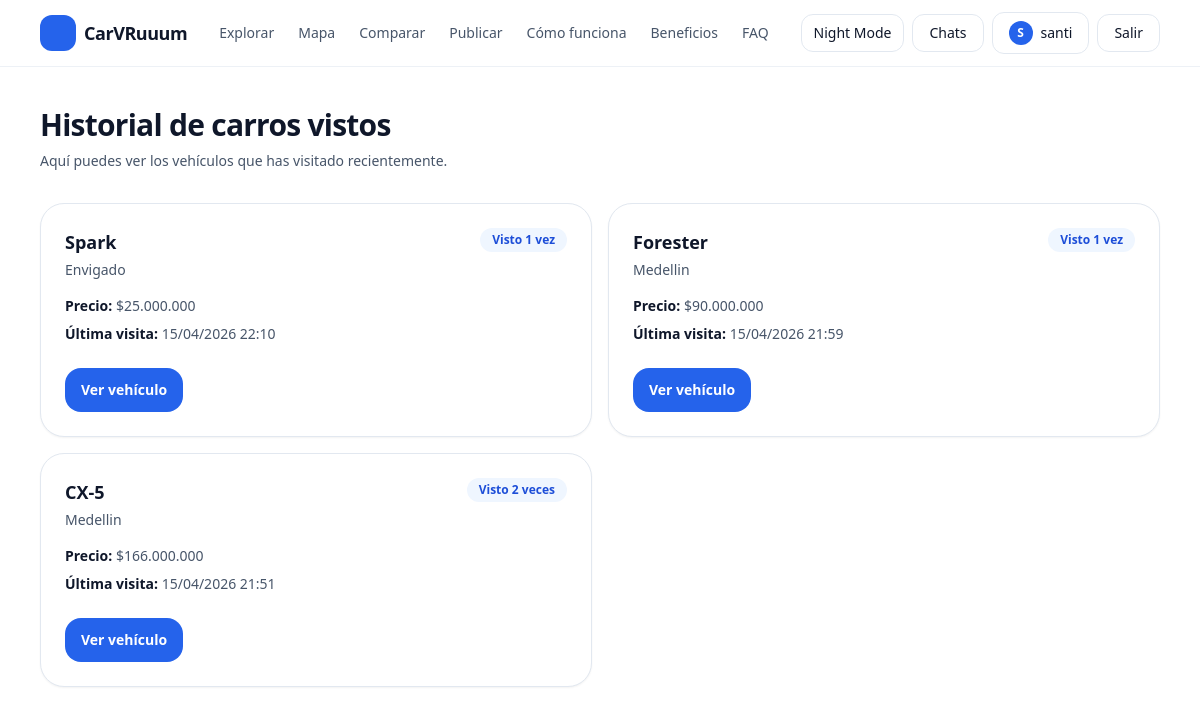
/cars/history/ (signed in), run on the app's committed database.
### cars/models.py (models this page shows, shortened)
class CarViewHistory(models.Model):
    user = models.ForeignKey(User, on_delete=models.CASCADE, related_name="view_history")
    car = models.ForeignKey("Car", on_delete=models.CASCADE, related_name="viewed_by")
    first_viewed_at = models.DateTimeField(auto_now_add=True)
    last_viewed_at = models.DateTimeField(default=timezone.now)
    times_viewed = models.PositiveIntegerField(default=1)
    class Meta:
        unique_together = ("user", "car")
        ordering = ["-last_viewed_at"]

class Car(models.Model):
    owner = models.ForeignKey(settings.AUTH_USER_MODEL, on_delete=models.CASCADE, related_name="cars")
    make = models.CharField(max_length=60)
    model = models.CharField(max_length=60)
    year = models.PositiveIntegerField(validators=[MinValueValidator(1950), MaxValueValidator(2100)])
    price = models.PositiveIntegerField(validators=[MinValueValidator(0)])
    mileage_km = models.PositiveIntegerField(default=0, validators=[MinValueValidator(0)])
    is_sold = models.BooleanField(default=False)
    sold_at = models.DateTimeField(blank=True, null=True)
    city = models.CharField(max_length=80, blank=True, default="")
    description = models.TextField(blank=True, default="")
    is_active = models.BooleanField(default=True)
    created_at = models.DateTimeField(auto_now_add=True)
    class Meta:
        ordering = ["-created_at"]

### cars/views.py (the view)
# urls.py: path("history/", views.viewed_history, name="viewed_history"),
@login_required
def viewed_history(request):
    history = CarViewHistory.objects.filter(
        user=request.user,
        car__is_active=True
    ).select_related("car")
    return render(request, "cars/history.html", {
        "history": history
    })

### cars/templates/cars/history.html (shortened to what this page needs)
{% extends "base.html" %}
{% block content %}
<section class="mx-auto max-w-6xl px-4 py-10">
  <div class="flex items-center justify-between gap-4">
    <div>
      <h1 class="text-3xl font-bold tracking-tight">Historial de carros vistos</h1>
      <p class="mt-2 text-sm text-slate-600 dark:text-slate-300">
        Aquí puedes ver los vehículos que has visitado recientemente.
      </p>
    </div>
  </div>
  {% if history %}
    <div class="mt-8 grid gap-4 md:grid-cols-2 xl:grid-cols-3">
      {% for item in history %}
        <article class="rounded-3xl border border-slate-200 bg-white p-6 shadow-sm transition hover:-translate-y-1 hover:shadow-md dark:border-slate-800 dark:bg-slate-900">
          <div class="flex items-start justify-between gap-3">
            <div>
              <h2 class="text-lg font-bold text-slate-900 dark:text-white">
                {{ item.car.brand }} {{ item.car.model }}
              </h2>
              <p class="mt-1 text-sm text-slate-600 dark:text-slate-300">
                {{ item.car.city }}
              </p>
            </div>
            <span class="rounded-full bg-blue-50 px-3 py-1 text-xs font-semibold text-blue-700 dark:bg-blue-950/40 dark:text-blue-300">
              Visto {{ item.times_viewed }} {% if item.times_viewed == 1 %}vez{% else %}veces{% endif %}
            </span>
          </div>
          <div class="mt-4 space-y-2 text-sm text-slate-600 dark:text-slate-300">
            <p><span class="font-semibold text-slate-900 dark:text-white">Precio:</span> ${{ item.car.price }}</p>
            <p><span class="font-semibold text-slate-900 dark:text-white">Última visita:</span> {{ item.last_viewed_at|date:"d/m/Y H:i" }}</p>
          </div>
          <div class="mt-6">
            <a href="{% url 'cars:car_detail' item.car.pk %}"
               class="inline-flex rounded-2xl bg-blue-600 px-4 py-3 text-sm font-semibold text-white hover:bg-blue-700">
              Ver vehículo
            </a>
          </div>
        </article>
      {% endfor %}
    </div>
  {% endif %}
</section>
{% endblock %}

### templates/base.html (shortened to what this page needs)
{% load static %}
<!doctype html>
<html lang="es" class="">
<head>
  <script src="https://cdn.tailwindcss.com"></script>
</head>
<body class="min-h-screen bg-white text-slate-900 dark:bg-slate-950 dark:text-slate-100">
  <header class="sticky top-0 z-50 border-b border-slate-200/60 bg-white/80 backdrop-blur dark:border-slate-800/60 dark:bg-slate-950/70">
    <div class="mx-auto flex max-w-6xl items-center justify-between px-4 py-3">
      <a href="{% url 'landing' %}" class="flex items-center gap-2">
        <div class="h-9 w-9 rounded-xl bg-blue-600"></div>
        <span class="text-lg font-semibold tracking-tight">CarVRuuum</span>
      </a>
      <nav class="hidden items-center gap-6 md:flex">
        <a href="{% url 'cars:cars_list' %}" class="text-sm text-slate-600 hover:text-slate-900 dark:text-slate-300 dark:hover:text-white">
          Explorar
        </a>
        <a href="{% url 'cars:map' %}" class="text-sm text-slate-600 hover:text-slate-900 dark:text-slate-300 dark:hover:text-white">
           Mapa
        </a>
        <a href="{% url 'cars:compare_cars' %}" class="text-sm text-slate-600 hover:text-slate-900 dark:text-slate-300 dark:hover:text-white">
          Comparar
        </a>
        {% if user.is_authenticated %}
          <a href="{% url 'cars:car_create' %}" class="text-sm text-slate-600 hover:text-slate-900 dark:text-slate-300 dark:hover:text-white">
            Publicar
          </a>
        {% else %}
          <a href="{% url 'login' %}?next={% url 'cars:car_create' %}" class="text-sm text-slate-600 hover:text-slate-900 dark:text-slate-300 dark:hover:text-white">
            Publicar
          </a>
        {% endif %}
        <a href="{% url 'landing' %}#como-funciona" class="text-sm text-slate-600 hover:text-slate-900 dark:text-slate-300 dark:hover:text-white">
          Cómo funciona
        </a>
        <a href="{% url 'landing' %}#beneficios" class="text-sm text-slate-600 hover:text-slate-900 dark:text-slate-300 dark:hover:text-white">
          Beneficios
        </a>
        <a href="{% url 'landing' %}#faq" class="text-sm text-slate-600 hover:text-slate-900 dark:text-slate-300 dark:hover:text-white">
          FAQ
        </a>
      </nav>
      <div class="flex items-center gap-2">
        <button onclick="toggleTheme()"
          class="rounded-xl border border-slate-200 px-3 py-2 text-sm hover:bg-slate-50 dark:border-slate-800 dark:hover:bg-slate-900">
          Night Mode
        </button>
        {% if user.is_authenticated %}
          <a href="{% url 'messaging:conversation_list' %}"
             class="rounded-xl border border-slate-200 px-4 py-2 text-sm font-medium hover:bg-slate-50 dark:border-slate-800 dark:hover:bg-slate-900">
            Chats
          </a>
          <a href="{% url 'profile' %}"
             class="flex items-center gap-2 rounded-xl border border-slate-200 px-4 py-2 text-sm font-medium hover:bg-slate-50 dark:border-slate-800 dark:hover:bg-slate-900">
            <span class="flex h-6 w-6 items-center justify-center rounded-full bg-blue-600 text-xs font-bold uppercase text-white">
              {{ user.username|slice:":1" }}
            </span>
            {{ user.username }}
          </a>
          <form method="post" action="{% url 'logout' %}">
            <button class="rounded-xl border border-slate-200 px-4 py-2 text-sm hover:bg-slate-50 dark:border-slate-800 dark:hover:bg-slate-900">
              Salir
            </button>
          </form>
        {% endif %}
      </div>
    </div>
  </header>
  {% block content %}{% endblock %}
</body>
</html>

### data on the page
CarViewHistory: car.model "Spark", car.city "Envigado", times_viewed "1", shows "vez", car.price "25.000.000", last_viewed_at "15/04/2026 22:10"
CarViewHistory: car.model "Forester", car.city "Medellin", times_viewed "1", shows "vez", car.price "90.000.000", last_viewed_at "15/04/2026 21:59"
CarViewHistory: car.model "CX-5", car.city "Medellin", times_viewed "2", shows "veces", car.price "166.000.000", last_viewed_at "15/04/2026 21:51"

### other printed values
{{ user.username|slice:":1" }} "S"
{{ user.username }} "santi"
